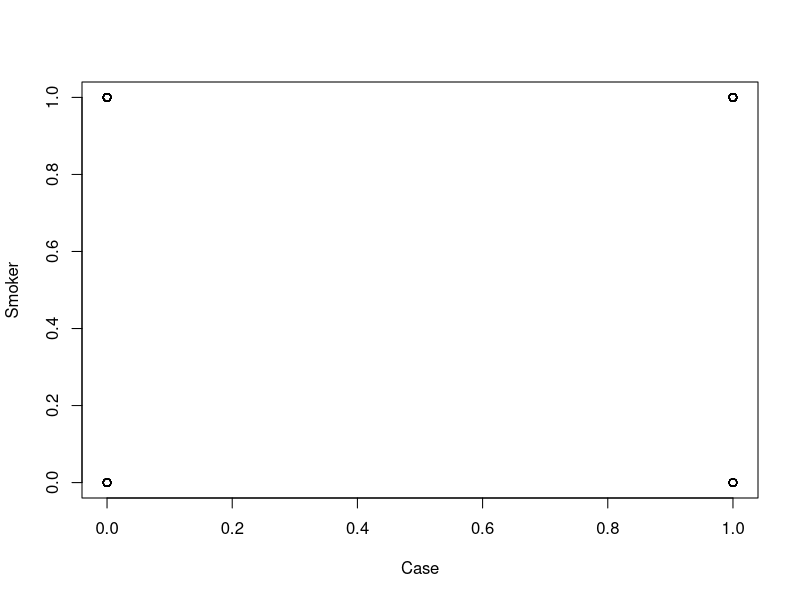
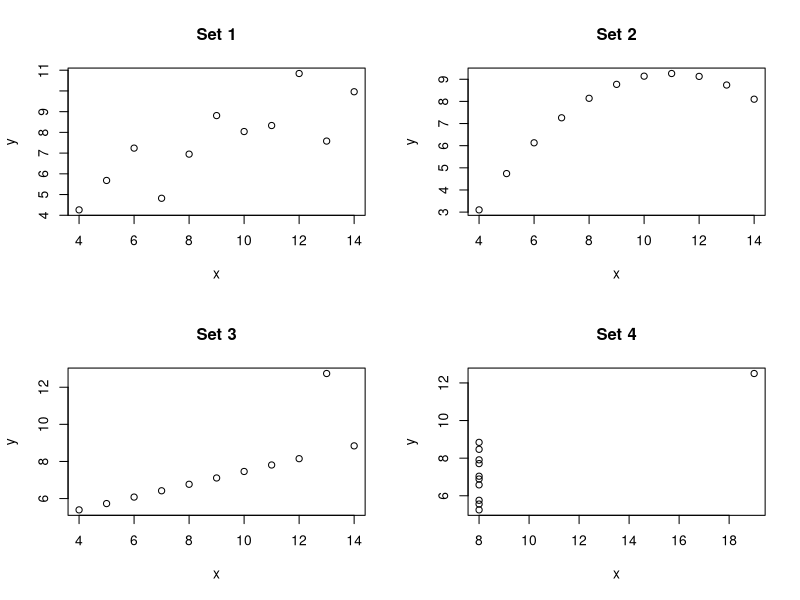
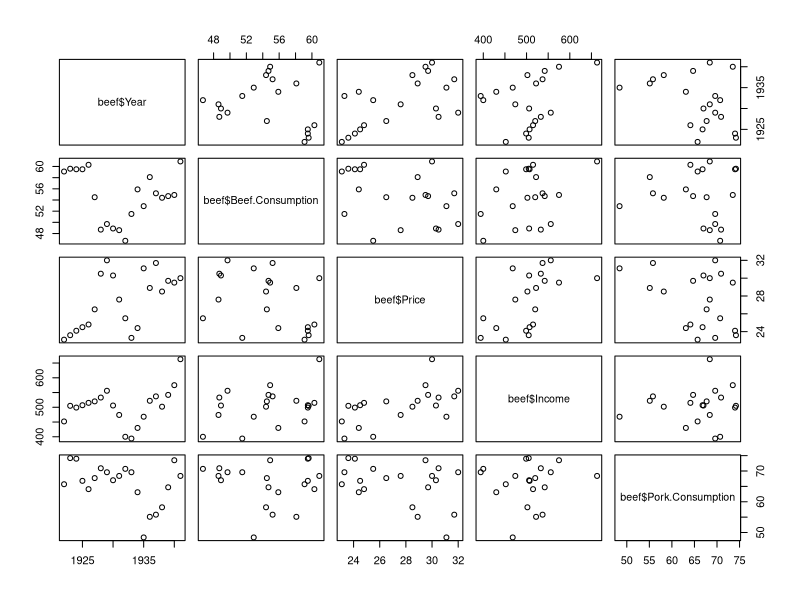
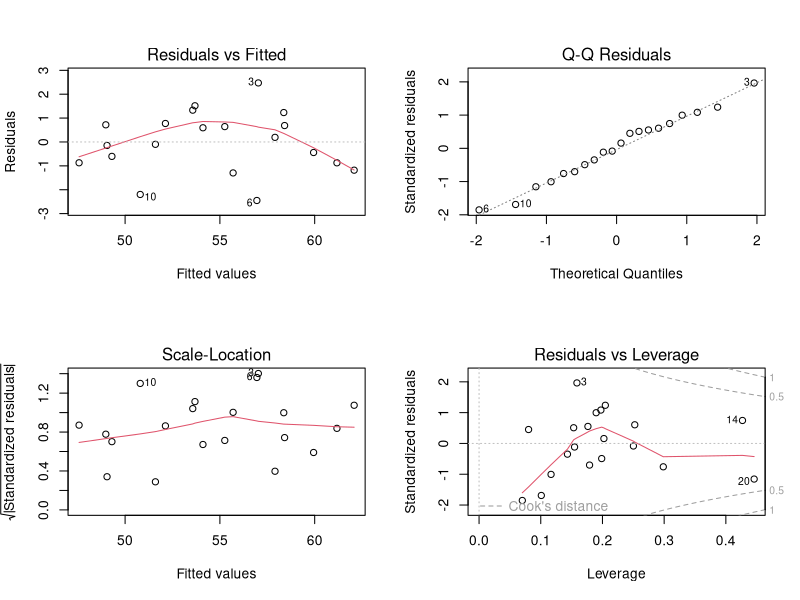
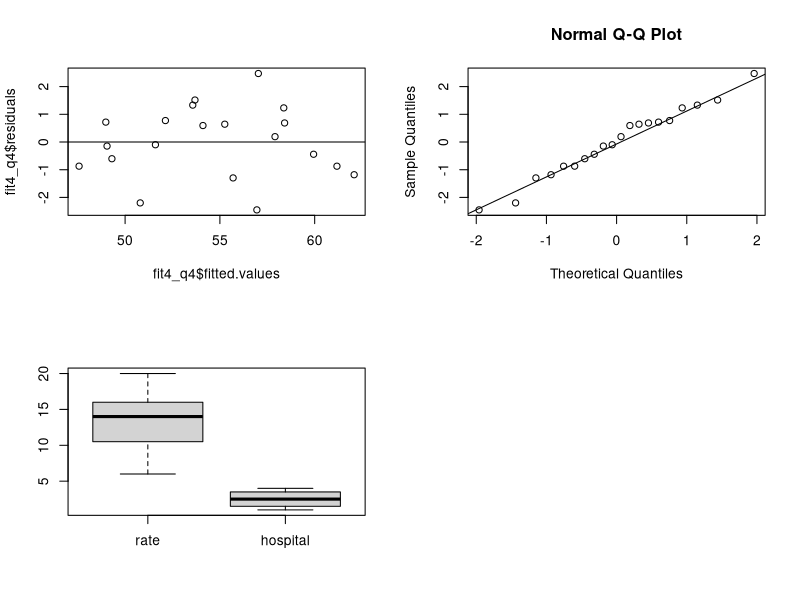
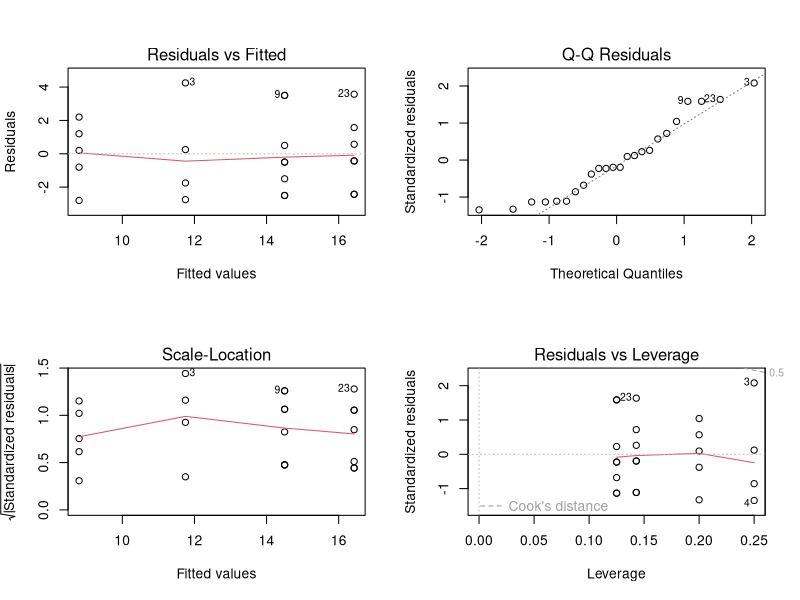
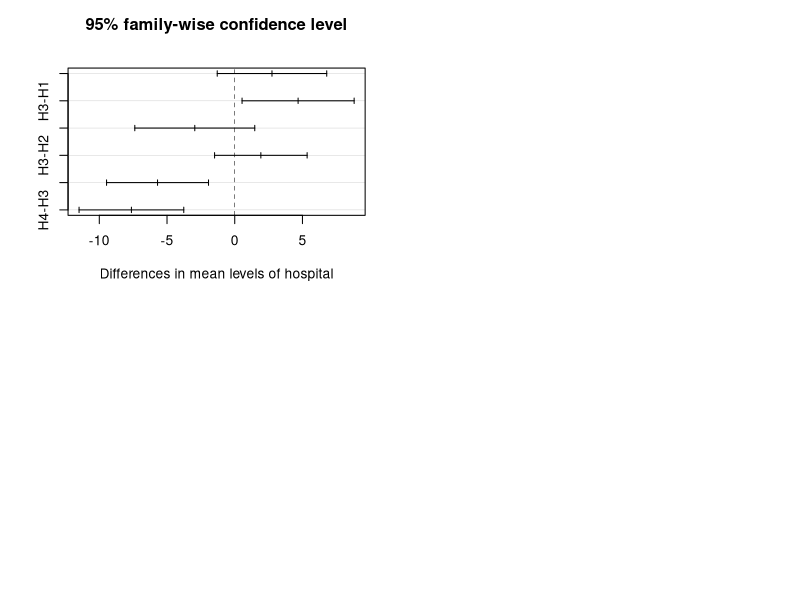

Write R code to recreate these figures, in order.
## ---- chunk 1
#First of all, Read the data in the system.
LungCancer<-read.csv("LungCancer.csv", header = T)

plot(LungCancer)
#using table() to find contingency
#table(LungCancer)
#for look nicely
CancerTable<-table(LungCancer)
colnames(CancerTable)<-c("non-smoker","smoker")
rownames(CancerTable)<-c("NOT Lung Cancer", "Lung Cancer")
CancerTable
## ---- chunk 2
chisq.test(LungCancer$Case,LungCancer$Smoker)
## ---- chunk 3
#for fit1 is fit1<-lm(y,x)
myAIC<-function(fit1){
  #get the sum of squares 
  b<-anova(fit1)
  #using the AIC function
  AIC<-length(fit1$residuals)*log((b$"Sum Sq"[2])/(length(fit1$residuals)))+2*(length(fit1$coefficients)+1)
  return(AIC)
  
}



## ---- chunk 4
#first read the data
anscombe<-read.csv('anscombe.csv', header=T)
#in order to see the data, plot the data out but commend for the final output

#anscombe
## ---- chunk 5
par(mfrow=c(2,2))
plot(anscombe[,1],anscombe[,2],main="Set 1",xlab="x", ylab="y")
plot(anscombe[,3],anscombe[,4] ,main="Set 2" ,xlab="x", ylab="y")
plot(anscombe[,5],anscombe[,6] ,main="Set 3" ,xlab="x", ylab="y")
plot(anscombe[,7],anscombe[,8] ,main="Set 4" ,xlab="x", ylab="y")

## ---- chunk 6
#first set the linear regression for the 4 datasets
fit1<-lm(anscombe[,2]~anscombe[,1])
fit2<-lm(anscombe[,4]~anscombe[,3])
fit3<-lm(anscombe[,6]~anscombe[,5])
fit4<-lm(anscombe[,8]~anscombe[,7])

## ---- chunk 7
#then summary the r square 

cat("     Data Set             R^2 Values         AIC Values","\n","      1                  ",summary(fit1)$r.squared, "        ",myAIC(fit1),"\n","      2                  ",summary(fit2)$r.squared,"         ",myAIC(fit2),"\n","      3                  ",summary(fit3)$r.squared,"         ",myAIC(fit3),"\n","      4                  ",summary(fit4)$r.squared,"        ",myAIC(fit4),"\n")
## ---- chunk 8
#First load the data in the system.
beef<-read.table("beef.txt",header = T)
#beef
## ---- chunk 9
#first plot the data  and see the relations for data sets.
#here the par 
par(mfrow=c(4,3))
pairs(~beef$Year+beef$Beef.Consumption+beef$Price+beef$Income+beef$Pork.Consumption)
#pairs(cbind(beef$Year,beef$Beef.Consumption,beef$Price,beef$Income,beef$Pork.Consumption))

## ---- chunk 10
#for here we using Price as x1, Income as x2,Pork Consumption as X3 and Beef Consumption as Y
x1<-beef$Price
x2<-beef$Income
x3<-beef$Pork.Consumption
y<-beef$Beef.Consumption

#then we using the model
z1<-x1*x1
z2<-x2*x2
z3<-x3*x3

fit_q4<-lm(y~x1+x2+x3+z1+z2+z3+x1:x2+x1:x3+x2:x3+x1:x2:x3)
summary(fit_q4)
## ---- chunk 11
fit2_q4<-lm(y~x1+x2+x3+z2)
summary(fit2_q4)
## ---- chunk 12
fit3_q4<-lm(y~x1+x2+x3)
summary(fit3_q4)
## ---- chunk 13
summary.lm(fit3_q4)

## ---- chunk 14
#anova for the AIC
anova(fit3_q4)
#AIC function
AIC(fit3_q4)
#extract AIC
extractAIC(fit3_q4,0)
## ---- chunk 15
#backward selection
step(fit3_q4, direction = "backward")
## ---- chunk 16
#then we get to the final model
fit4_q4<-lm(y~x1+x2+x3)
summary(fit4_q4)
## ---- chunk 17
#Partial F-tests
anova(fit3_q4,fit4_q4)
## ---- chunk 18
#residual plots
par(mfrow=c(2,2)) 
plot(fit4_q4)
## ---- chunk 19
plot(fit4_q4$fitted.values,fit4_q4$residuals)
abline(h=0)
## ---- chunk 20
#for qqplot
qqnorm(fit4_q4$residuals) 
qqline(fit4_q4$residuals)
## ---- chunk 21
#for confidence interval
confint(fit4_q4)
## ---- chunk 22
#read the data 

Hospital<-read.csv("hospital.csv",header = T)
Hospital
stHospital<-stack(Hospital)
names(stHospital)<-c("rate","hospital")
boxplot(stHospital)
## ---- chunk 23
aov1<-aov(rate~hospital,data=stHospital)
summary(aov1)
## ---- chunk 24
#plot the data
par(mfrow=c(2,2))
plot(aov1)
## ---- chunk 25
#for the Tukey
TukeyHSD(aov1)
plot(TukeyHSD(aov1))
